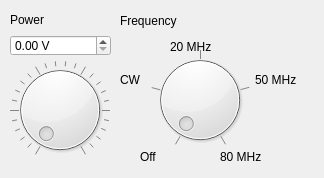
<?xml version="1.0" encoding="UTF-8"?>
<ui version="4.0">
 <class>bh_laser_widget</class>
 <widget class="QWidget" name="bh_laser_widget">
  <property name="geometry">
   <rect>
    <x>0</x>
    <y>0</y>
    <width>324</width>
    <height>178</height>
   </rect>
  </property>
  <property name="windowTitle">
   <string>Form</string>
  </property>
  <widget class="QDial" name="power_dial">
   <property name="geometry">
    <rect>
     <x>10</x>
     <y>60</y>
     <width>100</width>
     <height>100</height>
    </rect>
   </property>
   <property name="maximum">
    <number>1000</number>
   </property>
   <property name="singleStep">
    <number>10</number>
   </property>
   <property name="pageStep">
    <number>100</number>
   </property>
   <property name="notchTarget">
    <double>3.700000000000000</double>
   </property>
   <property name="notchesVisible">
    <bool>true</bool>
   </property>
  </widget>
  <widget class="QLabel" name="power_label">
   <property name="geometry">
    <rect>
     <x>10</x>
     <y>0</y>
     <width>51</width>
     <height>39</height>
    </rect>
   </property>
   <property name="text">
    <string>Power</string>
   </property>
  </widget>
  <widget class="QDoubleSpinBox" name="power_spinbox">
   <property name="geometry">
    <rect>
     <x>10</x>
     <y>35</y>
     <width>101</width>
     <height>21</height>
    </rect>
   </property>
   <property name="suffix">
    <string> V</string>
   </property>
   <property name="maximum">
    <double>10.000000000000000</double>
   </property>
  </widget>
  <widget class="QLabel" name="frequency_label">
   <property name="geometry">
    <rect>
     <x>120</x>
     <y>10</y>
     <width>269</width>
     <height>21</height>
    </rect>
   </property>
   <property name="text">
    <string>Frequency</string>
   </property>
  </widget>
  <widget class="QDial" name="frequency_dial">
   <property name="geometry">
    <rect>
     <x>150</x>
     <y>50</y>
     <width>100</width>
     <height>100</height>
    </rect>
   </property>
   <property name="maximum">
    <number>4</number>
   </property>
   <property name="pageStep">
    <number>1</number>
   </property>
   <property name="wrapping">
    <bool>false</bool>
   </property>
   <property name="notchTarget">
    <double>3.700000000000000</double>
   </property>
   <property name="notchesVisible">
    <bool>true</bool>
   </property>
  </widget>
  <widget class="QLabel" name="laser_cw_label">
   <property name="geometry">
    <rect>
     <x>120</x>
     <y>70</y>
     <width>21</width>
     <height>20</height>
    </rect>
   </property>
   <property name="text">
    <string>CW</string>
   </property>
  </widget>
  <widget class="QLabel" name="laser_off_label">
   <property name="geometry">
    <rect>
     <x>140</x>
     <y>150</y>
     <width>47</width>
     <height>13</height>
    </rect>
   </property>
   <property name="text">
    <string>Off</string>
   </property>
  </widget>
  <widget class="QLabel" name="laser_80MHz_label">
   <property name="geometry">
    <rect>
     <x>220</x>
     <y>150</y>
     <width>47</width>
     <height>13</height>
    </rect>
   </property>
   <property name="text">
    <string>80 MHz</string>
   </property>
  </widget>
  <widget class="QLabel" name="laser_20MHz_label">
   <property name="geometry">
    <rect>
     <x>170</x>
     <y>40</y>
     <width>47</width>
     <height>13</height>
    </rect>
   </property>
   <property name="text">
    <string>20 MHz</string>
   </property>
  </widget>
  <widget class="QLabel" name="laser_50MHz_label">
   <property name="geometry">
    <rect>
     <x>255</x>
     <y>70</y>
     <width>47</width>
     <height>20</height>
    </rect>
   </property>
   <property name="text">
    <string>50 MHz</string>
   </property>
  </widget>
 </widget>
 <resources/>
 <connections/>
</ui>
